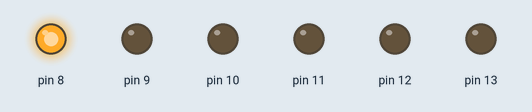
Simulated run of this sketch. Board: Arduino Uno, built with avr-gcc and run on an emulated ATmega328P. Shown: output pins drawn as LEDs (lit = HIGH).

Above: at 0.2 s.
At 1.7 s:
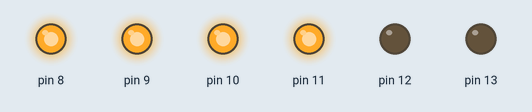
At 2.7 s:
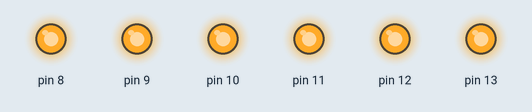
At 3.7 s:
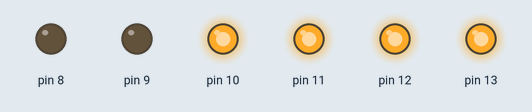
At 5.2 s:
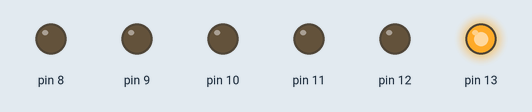
At 7.2 s:
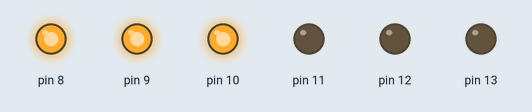
Timing chart, 0 to 7.8 s (numbered marks = the images above):
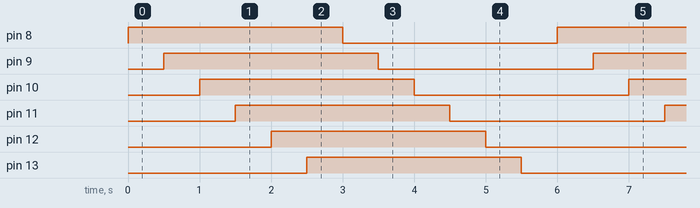

Measured:
- by itself, pin 8–13: alternates HIGH for 3.0 s and LOW for 3.0 s
- by itself, everything shown: repeats every 6.0 s, in 12 steps

The sketch:

LED_Runner_Arduino.ino
```cpp
void setup() {
  DDRB |= _BV(DDB5)|_BV(DDB4)|_BV(DDB3)|_BV(DDB2)|_BV(DDB1)|_BV(DDB0);
}

void loop() {
  for (int x = 0; x <=5; x++){
    PORTB ^= (1<<x);
    _delay_ms(500);
  }
}
```
